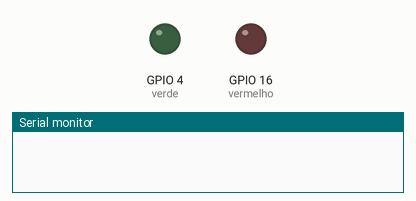
Recording of a sketch running on a simulated ESP32. On the bench: output pins drawn as LEDs (lit = HIGH), the last lines printed to the serial monitor. Dashed ring = blinking. WiFi joins after 1.5 s; servers stay silent unless stated.

Above: at 0.8 s.
At 2.85 s:
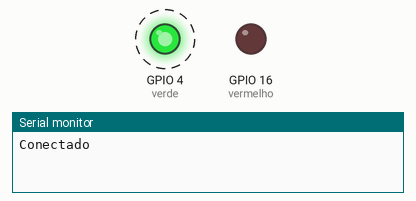
Timing chart, 0 to 3.1 s (numbered marks = the images above):
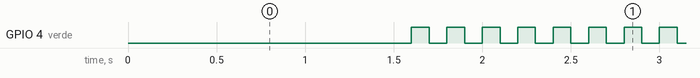

Measured:
- by itself, GPIO 4 (verde): alternates HIGH for 0.10 s and LOW for 0.10 s

The sketch:

wifi_led.ino
```cpp
#include <WiFi.h>
#include "time.h"

const int verde = 4;
const int vermelho = 16;

const char* ssid = "iPhone de Jhenifer";
const char* pass = "quadrado1";

hw_timer_t *timer = NULL;

void IRAM_ATTR setRedOn() {
  digitalWrite(vermelho, !digitalRead(vermelho));
  digitalWrite(verde, 0);
}

void IRAM_ATTR setGreenOn() {
  digitalWrite(verde, !digitalRead(verde));
  digitalWrite(vermelho, 0);
}

void WiFiEvent(WiFiEvent_t event) {
  switch (event) {
    case ARDUINO_EVENT_WIFI_STA_GOT_IP:
      Serial.println("Conectado");
      timerAttachInterrupt(timer, &setGreenOn);
      timerAlarm(timer, 100000, true, 0);
      break;
    case ARDUINO_EVENT_WIFI_STA_DISCONNECTED:
      Serial.println("Desconectado");
      timerAttachInterrupt(timer, &setRedOn);
      timerAlarm(timer, 500000, true, 0);
      WiFi.reconnect();
      break;
  }
}

void setup() {
  Serial.begin(9600);

  WiFi.onEvent(WiFiEvent);
  WiFi.begin(ssid, pass);

  pinMode(verde, OUTPUT);
  pinMode(vermelho, OUTPUT);

  timer = timerBegin(1000000);
}

void loop() {}
```
